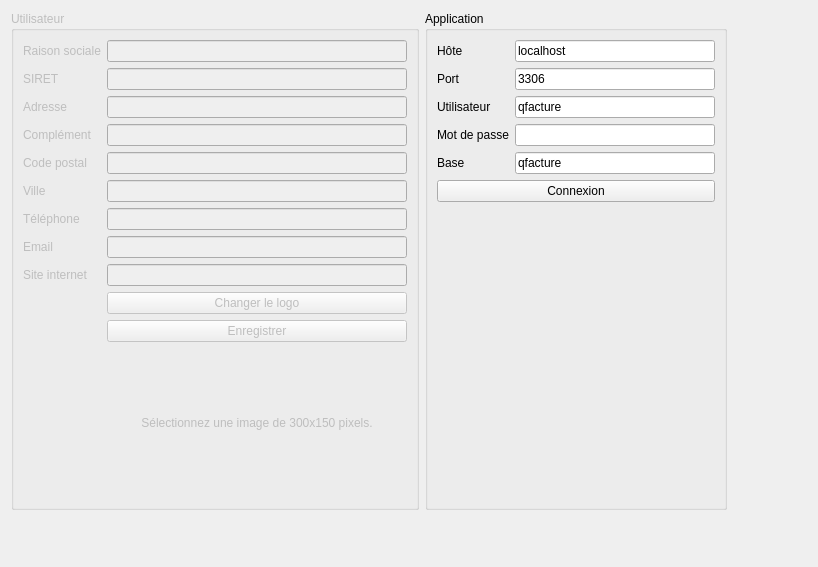
      <widget class="QWidget" name="Param">
       <attribute name="title">
        <string>Paramètres</string>
       </attribute>
       <layout class="QGridLayout" name="gridLayout_3">
        <item row="0" column="0" colspan="3">
         <widget class="QGroupBox" name="uGroupBox">
          <property name="enabled">
           <bool>false</bool>
          </property>
          <property name="minimumSize">
           <size>
            <width>0</width>
            <height>0</height>
           </size>
          </property>
          <property name="maximumSize">
           <size>
            <width>800</width>
            <height>600</height>
           </size>
          </property>
          <property name="autoFillBackground">
           <bool>false</bool>
          </property>
          <property name="title">
           <string>Utilisateur</string>
          </property>
          <layout class="QFormLayout" name="formLayout">
           <property name="fieldGrowthPolicy">
            <enum>QFormLayout::AllNonFixedFieldsGrow</enum>
           </property>
           <item row="0" column="0">
            <widget class="QLabel" name="label">
             <property name="text">
              <string>Raison sociale</string>
             </property>
             <property name="buddy">
              <cstring>uName</cstring>
             </property>
            </widget>
           </item>
           <item row="0" column="1">
            <widget class="QLineEdit" name="uName">
             <property name="minimumSize">
              <size>
               <width>300</width>
               <height>22</height>
              </size>
             </property>
             <property name="maximumSize">
              <size>
               <width>300</width>
               <height>16777215</height>
              </size>
             </property>
            </widget>
           </item>
           <item row="1" column="0">
            <widget class="QLabel" name="label_2">
             <property name="text">
              <string>SIRET</string>
             </property>
             <property name="buddy">
              <cstring>uSiret</cstring>
             </property>
            </widget>
           </item>
           <item row="1" column="1">
            <widget class="QLineEdit" name="uSiret">
             <property name="minimumSize">
              <size>
               <width>300</width>
               <height>0</height>
              </size>
             </property>
             <property name="maximumSize">
              <size>
               <width>300</width>
               <height>16777215</height>
              </size>
             </property>
            </widget>
           </item>
           <item row="2" column="0">
            <widget class="QLabel" name="label_3">
             <property name="text">
              <string>Adresse</string>
             </property>
             <property name="buddy">
              <cstring>uAdress</cstring>
             </property>
            </widget>
           </item>
           <item row="2" column="1">
            <widget class="QLineEdit" name="uAdress">
             <property name="minimumSize">
              <size>
               <width>300</width>
               <height>0</height>
              </size>
             </property>
             <property name="maximumSize">
              <size>
               <width>300</width>
               <height>16777215</height>
              </size>
             </property>
            </widget>
           </item>
           <item row="3" column="0">
            <widget class="QLabel" name="label_4">
             <property name="text">
              <string>Complément</string>
             </property>
             <property name="buddy">
              <cstring>uAdress2</cstring>
             </property>
            </widget>
           </item>
           <item row="3" column="1">
            <widget class="QLineEdit" name="uAdress2">
             <property name="minimumSize">
              <size>
               <width>300</width>
               <height>0</height>
              </size>
             </property>
             <property name="maximumSize">
              <size>
               <width>300</width>
               <height>16777215</height>
              </size>
             </property>
            </widget>
           </item>
           <item row="4" column="0">
            <widget class="QLabel" name="label_5">
             <property name="text">
              <string>Code postal</string>
             </property>
             <property name="buddy">
              <cstring>uZip</cstring>
             </property>
            </widget>
           </item>
           <item row="4" column="1">
            <widget class="QLineEdit" name="uZip">
             <property name="minimumSize">
              <size>
               <width>300</width>
               <height>0</height>
              </size>
             </property>
             <property name="maximumSize">
              <size>
               <width>300</width>
               <height>16777215</height>
              </size>
             </property>
            </widget>
           </item>
           <item row="5" column="0">
            <widget class="QLabel" name="label_6">
             <property name="text">
              <string>Ville</string>
             </property>
             <property name="buddy">
              <cstring>uCity</cstring>
             </property>
            </widget>
           </item>
           <item row="5" column="1">
            <widget class="QLineEdit" name="uCity">
             <property name="minimumSize">
              <size>
               <width>300</width>
               <height>0</height>
              </size>
             </property>
             <property name="maximumSize">
              <size>
               <width>300</width>
               <height>16777215</height>
              </size>
             </property>
            </widget>
           </item>
           <item row="6" column="0">
            <widget class="QLabel" name="label_7">
             <property name="text">
              <string>Téléphone</string>
             </property>
             <property name="buddy">
              <cstring>uPhone</cstring>
             </property>
            </widget>
           </item>
           <item row="6" column="1">
            <widget class="QLineEdit" name="uPhone">
             <property name="minimumSize">
              <size>
               <width>300</width>
               <height>0</height>
              </size>
             </property>
             <property name="maximumSize">
              <size>
               <width>300</width>
               <height>16777215</height>
              </size>
             </property>
            </widget>
           </item>
           <item row="7" column="0">
            <widget class="QLabel" name="label_8">
             <property name="text">
              <string>Email</string>
             </property>
             <property name="buddy">
              <cstring>uMail</cstring>
             </property>
            </widget>
           </item>
           <item row="7" column="1">
            <widget class="QLineEdit" name="uMail">
             <property name="minimumSize">
              <size>
               <width>300</width>
               <height>0</height>
              </size>
             </property>
             <property name="maximumSize">
              <size>
               <width>300</width>
               <height>16777215</height>
              </size>
             </property>
            </widget>
           </item>
           <item row="8" column="0">
            <widget class="QLabel" name="label_9">
             <property name="text">
              <string>Site internet</string>
             </property>
             <property name="buddy">
              <cstring>uHome</cstring>
             </property>
            </widget>
           </item>
           <item row="8" column="1">
            <widget class="QLineEdit" name="uHome">
             <property name="minimumSize">
              <size>
               <width>300</width>
               <height>0</height>
              </size>
             </property>
             <property name="maximumSize">
              <size>
               <width>300</width>
               <height>16777215</height>
              </size>
             </property>
            </widget>
           </item>
           <item row="10" column="1">
            <widget class="QPushButton" name="uSave">
             <property name="enabled">
              <bool>false</bool>
             </property>
             <property name="minimumSize">
              <size>
               <width>0</width>
               <height>0</height>
              </size>
             </property>
             <property name="maximumSize">
              <size>
               <width>500</width>
               <height>16777215</height>
              </size>
             </property>
             <property name="toolTip">
              <string>Raccourci : Ctrl+s</string>
             </property>
             <property name="text">
              <string>Enregistrer</string>
             </property>
             <property name="shortcut">
              <string>Ctrl+S</string>
             </property>
             <property name="checkable">
              <bool>false</bool>
             </property>
             <property name="flat">
              <bool>false</bool>
             </property>
            </widget>
           </item>
           <item row="9" column="1">
            <widget class="QPushButton" name="uChangeLogo">
             <property name="toolTip">
              <string>Raccourci : Ctrl+o</string>
             </property>
             <property name="text">
              <string>Changer le logo</string>
             </property>
             <property name="shortcut">
              <string>Ctrl+O</string>
             </property>
            </widget>
           </item>
           <item row="11" column="1">
            <widget class="QLabel" name="uLogo">
             <property name="minimumSize">
              <size>
               <width>300</width>
               <height>150</height>
              </size>
             </property>
             <property name="maximumSize">
              <size>
               <width>300</width>
               <height>150</height>
              </size>
             </property>
             <property name="text">
              <string>Sélectionnez une image de 300x150 pixels.</string>
             </property>
             <property name="alignment">
              <set>Qt::AlignCenter</set>
             </property>
             <property name="indent">
              <number>-5</number>
             </property>
            </widget>
           </item>
          </layout>
         </widget>
        </item>
        <item row="0" column="4" rowspan="2">
         <spacer name="horizontalSpacer">
          <property name="orientation">
           <enum>Qt::Horizontal</enum>
          </property>
          <property name="sizeType">
           <enum>QSizePolicy::Expanding</enum>
          </property>
          <property name="sizeHint" stdset="0">
           <size>
            <width>80</width>
            <height>20</height>
           </size>
          </property>
         </spacer>
        </item>
        <item row="1" column="0">
         <spacer name="verticalSpacer">
          <property name="orientation">
           <enum>Qt::Vertical</enum>
          </property>
          <property name="sizeHint" stdset="0">
           <size>
            <width>20</width>
            <height>40</height>
           </size>
          </property>
         </spacer>
        </item>
        <item row="0" column="3">
         <widget class="QGroupBox" name="aGroupBox">
          <property name="sizePolicy">
           <sizepolicy hsizetype="Maximum" vsizetype="Maximum">
            <horstretch>0</horstretch>
            <verstretch>0</verstretch>
           </sizepolicy>
          </property>
          <property name="minimumSize">
           <size>
            <width>0</width>
            <height>0</height>
           </size>
          </property>
          <property name="maximumSize">
           <size>
            <width>800</width>
            <height>800</height>
           </size>
          </property>
          <property name="title">
           <string>Application</string>
          </property>
          <layout class="QFormLayout" name="formLayout_3">
           <property name="fieldGrowthPolicy">
            <enum>QFormLayout::AllNonFixedFieldsGrow</enum>
           </property>
           <item row="0" column="0">
            <widget class="QLabel" name="label_14">
             <property name="minimumSize">
              <size>
               <width>0</width>
               <height>0</height>
              </size>
             </property>
             <property name="maximumSize">
              <size>
               <width>1555</width>
               <height>16777215</height>
              </size>
             </property>
             <property name="text">
              <string>Hôte</string>
             </property>
             <property name="buddy">
              <cstring>aServer</cstring>
             </property>
            </widget>
           </item>
           <item row="0" column="1">
            <widget class="QLineEdit" name="aServer">
             <property name="minimumSize">
              <size>
               <width>200</width>
               <height>0</height>
              </size>
             </property>
             <property name="maximumSize">
              <size>
               <width>200</width>
               <height>16777215</height>
              </size>
             </property>
             <property name="inputMask">
              <string notr="true"/>
             </property>
             <property name="text">
              <string notr="true">localhost</string>
             </property>
            </widget>
           </item>
           <item row="1" column="0">
            <widget class="QLabel" name="label_15">
             <property name="minimumSize">
              <size>
               <width>0</width>
               <height>0</height>
              </size>
             </property>
             <property name="maximumSize">
              <size>
               <width>1555</width>
               <height>16777215</height>
              </size>
             </property>
             <property name="text">
              <string>Port</string>
             </property>
             <property name="buddy">
              <cstring>aPort</cstring>
             </property>
            </widget>
           </item>
           <item row="1" column="1">
            <widget class="QLineEdit" name="aPort">
             <property name="minimumSize">
              <size>
               <width>200</width>
               <height>0</height>
              </size>
             </property>
             <property name="maximumSize">
              <size>
               <width>200</width>
               <height>16777215</height>
              </size>
             </property>
             <property name="text">
              <string notr="true">3306</string>
             </property>
            </widget>
           </item>
           <item row="2" column="0">
            <widget class="QLabel" name="label_16">
             <property name="minimumSize">
              <size>
               <width>0</width>
               <height>0</height>
              </size>
             </property>
             <property name="maximumSize">
              <size>
               <width>1555</width>
               <height>16777215</height>
              </size>
             </property>
             <property name="text">
              <string>Utilisateur</string>
             </property>
             <property name="buddy">
              <cstring>aUser</cstring>
             </property>
            </widget>
           </item>
           <item row="2" column="1">
            <widget class="QLineEdit" name="aUser">
             <property name="minimumSize">
              <size>
               <width>200</width>
               <height>0</height>
              </size>
             </property>
             <property name="maximumSize">
              <size>
               <width>200</width>
               <height>16777215</height>
              </size>
             </property>
             <property name="inputMask">
              <string notr="true"/>
             </property>
             <property name="text">
              <string notr="true">qfacture</string>
             </property>
            </widget>
           </item>
           <item row="3" column="0">
            <widget class="QLabel" name="label_17">
             <property name="minimumSize">
              <size>
               <width>0</width>
               <height>0</height>
              </size>
             </property>
             <property name="maximumSize">
              <size>
               <width>1555</width>
               <height>16777215</height>
              </size>
             </property>
             <property name="text">
              <string>Mot de passe</string>
             </property>
             <property name="buddy">
              <cstring>aPass</cstring>
             </property>
            </widget>
           </item>
           <item row="3" column="1">
            <widget class="QLineEdit" name="aPass">
             <property name="minimumSize">
              <size>
               <width>200</width>
               <height>0</height>
              </size>
             </property>
             <property name="maximumSize">
              <size>
               <width>200</width>
               <height>16777215</height>
              </size>
             </property>
             <property name="inputMask">
              <string notr="true"/>
             </property>
             <property name="text">
              <string notr="true"/>
             </property>
             <property name="echoMode">
              <enum>QLineEdit::Password</enum>
             </property>
            </widget>
           </item>
           <item row="4" column="0">
            <widget class="QLabel" name="label_18">
             <property name="minimumSize">
              <size>
               <width>0</width>
               <height>0</height>
              </size>
             </property>
             <property name="maximumSize">
              <size>
               <width>1555</width>
               <height>16777215</height>
              </size>
             </property>
             <property name="text">
              <string>Base</string>
             </property>
             <property name="buddy">
              <cstring>aDb</cstring>
             </property>
            </widget>
           </item>
           <item row="4" column="1">
            <widget class="QLineEdit" name="aDb">
             <property name="minimumSize">
              <size>
               <width>200</width>
               <height>0</height>
              </size>
             </property>
             <property name="maximumSize">
              <size>
               <width>200</width>
               <height>16777215</height>
              </size>
             </property>
             <property name="inputMask">
              <string notr="true"/>
             </property>
             <property name="text">
              <string notr="true">qfacture</string>
             </property>
            </widget>
           </item>
           <item row="5" column="0" colspan="2">
            <widget class="QPushButton" name="aConnect">
             <property name="maximumSize">
              <size>
               <width>16777214</width>
               <height>16777215</height>
              </size>
             </property>
             <property name="toolTip">
              <string>Raccourci : Ctrl+n</string>
             </property>
             <property name="text">
              <string>Connexion</string>
             </property>
             <property name="shortcut">
              <string>Ctrl+N</string>
             </property>
            </widget>
           </item>
          </layout>
         </widget>
        </item>
        <item row="1" column="3">
         <spacer name="verticalSpacer_2">
          <property name="orientation">
           <enum>Qt::Vertical</enum>
          </property>
          <property name="sizeHint" stdset="0">
           <size>
            <width>20</width>
            <height>40</height>
           </size>
          </property>
         </spacer>
        </item>
       </layout>
      </widget>
